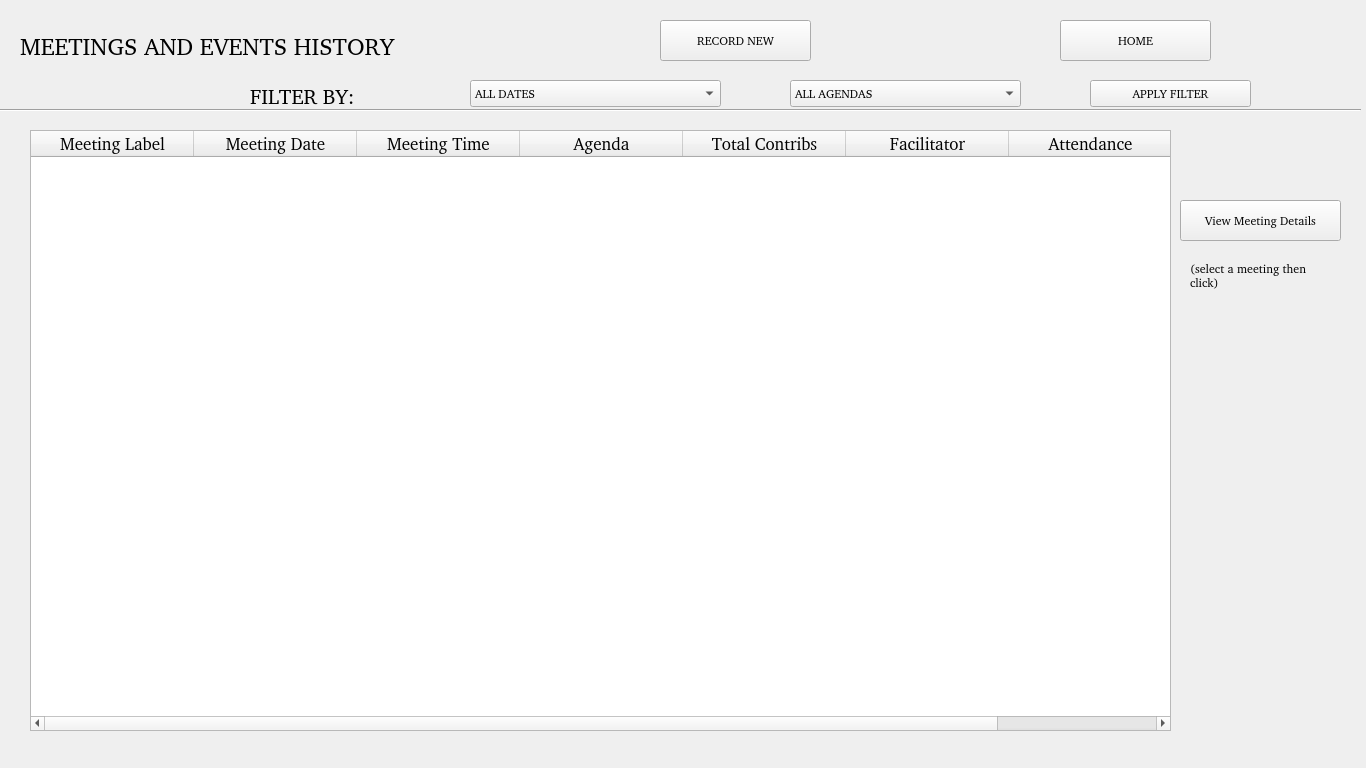
<?xml version="1.0" encoding="UTF-8"?>
<ui version="4.0">
 <class>Form</class>
 <widget class="QWidget" name="Form">
  <property name="geometry">
   <rect>
    <x>0</x>
    <y>0</y>
    <width>1366</width>
    <height>768</height>
   </rect>
  </property>
  <property name="font">
   <font>
    <family>C059 [urw]</family>
   </font>
  </property>
  <property name="windowTitle">
   <string>MEETINGS PAGE</string>
  </property>
  <widget class="QLabel" name="label">
   <property name="geometry">
    <rect>
     <x>20</x>
     <y>20</y>
     <width>431</width>
     <height>51</height>
    </rect>
   </property>
   <property name="font">
    <font>
     <family>C059 [UKWN]</family>
     <pointsize>18</pointsize>
    </font>
   </property>
   <property name="text">
    <string>MEETINGS AND EVENTS HISTORY</string>
   </property>
  </widget>
  <widget class="QPushButton" name="pushButton">
   <property name="geometry">
    <rect>
     <x>660</x>
     <y>20</y>
     <width>151</width>
     <height>41</height>
    </rect>
   </property>
   <property name="text">
    <string>RECORD NEW</string>
   </property>
  </widget>
  <widget class="QPushButton" name="home_btn">
   <property name="geometry">
    <rect>
     <x>1060</x>
     <y>20</y>
     <width>151</width>
     <height>41</height>
    </rect>
   </property>
   <property name="text">
    <string>HOME</string>
   </property>
  </widget>
  <widget class="QLabel" name="label_2">
   <property name="geometry">
    <rect>
     <x>250</x>
     <y>80</y>
     <width>131</width>
     <height>31</height>
    </rect>
   </property>
   <property name="font">
    <font>
     <family>C059 [urw]</family>
     <pointsize>16</pointsize>
    </font>
   </property>
   <property name="text">
    <string>FILTER BY:</string>
   </property>
  </widget>
  <widget class="QComboBox" name="comboBox">
   <property name="geometry">
    <rect>
     <x>470</x>
     <y>80</y>
     <width>251</width>
     <height>27</height>
    </rect>
   </property>
   <item>
    <property name="text">
     <string>ALL DATES</string>
    </property>
   </item>
   <item>
    <property name="text">
     <string>2025-02-11</string>
    </property>
   </item>
   <item>
    <property name="text">
     <string>2024-12-11</string>
    </property>
   </item>
  </widget>
  <widget class="QComboBox" name="comboBox_2">
   <property name="geometry">
    <rect>
     <x>790</x>
     <y>80</y>
     <width>231</width>
     <height>27</height>
    </rect>
   </property>
   <item>
    <property name="text">
     <string>ALL AGENDAS</string>
    </property>
   </item>
   <item>
    <property name="text">
     <string>MONTHLY MEETING</string>
    </property>
   </item>
   <item>
    <property name="text">
     <string>EMERGENCY MEETING</string>
    </property>
   </item>
  </widget>
  <widget class="QPushButton" name="pushButton_3">
   <property name="geometry">
    <rect>
     <x>1090</x>
     <y>80</y>
     <width>161</width>
     <height>27</height>
    </rect>
   </property>
   <property name="text">
    <string>APPLY FILTER</string>
   </property>
  </widget>
  <widget class="Line" name="line">
   <property name="geometry">
    <rect>
     <x>0</x>
     <y>100</y>
     <width>1361</width>
     <height>20</height>
    </rect>
   </property>
   <property name="orientation">
    <enum>Qt::Horizontal</enum>
   </property>
  </widget>
  <widget class="QTableWidget" name="tableWidget">
   <property name="geometry">
    <rect>
     <x>30</x>
     <y>130</y>
     <width>1141</width>
     <height>601</height>
    </rect>
   </property>
   <property name="font">
    <font>
     <family>C059 [urw]</family>
     <pointsize>13</pointsize>
    </font>
   </property>
   <property name="columnCount">
    <number>7</number>
   </property>
   <attribute name="horizontalHeaderDefaultSectionSize">
    <number>163</number>
   </attribute>
   <column>
    <property name="text">
     <string>Meeting Label</string>
    </property>
   </column>
   <column>
    <property name="text">
     <string>Meeting Date</string>
    </property>
   </column>
   <column>
    <property name="text">
     <string>Meeting Time</string>
    </property>
   </column>
   <column>
    <property name="text">
     <string>Agenda</string>
    </property>
   </column>
   <column>
    <property name="text">
     <string>Total Contribs</string>
    </property>
   </column>
   <column>
    <property name="text">
     <string>Facilitator</string>
    </property>
   </column>
   <column>
    <property name="text">
     <string>Attendance</string>
    </property>
   </column>
  </widget>
  <widget class="QPushButton" name="view_meeting">
   <property name="geometry">
    <rect>
     <x>1180</x>
     <y>200</y>
     <width>161</width>
     <height>41</height>
    </rect>
   </property>
   <property name="text">
    <string>View Meeting Details</string>
   </property>
  </widget>
  <widget class="QLabel" name="label_3">
   <property name="geometry">
    <rect>
     <x>1190</x>
     <y>250</y>
     <width>121</width>
     <height>51</height>
    </rect>
   </property>
   <property name="font">
    <font>
     <family>Bitstream Charter</family>
    </font>
   </property>
   <property name="text">
    <string>(select a meeting then click)</string>
   </property>
   <property name="wordWrap">
    <bool>true</bool>
   </property>
  </widget>
 </widget>
 <resources/>
 <connections/>
</ui>
